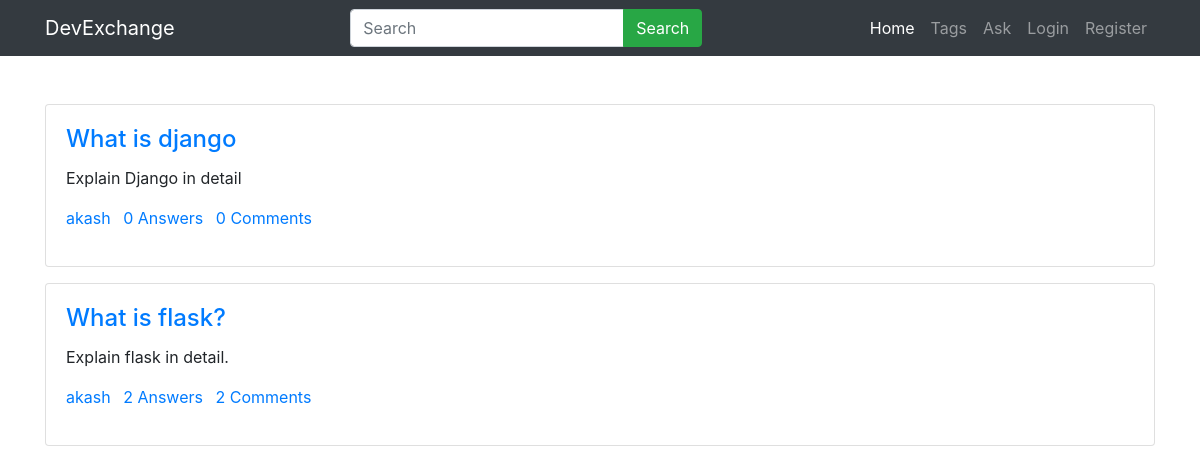
Page /tag/python on the committed database.
### main/models.py (models this page shows, shortened)
class Question(models.Model):
    user=models.ForeignKey(User,on_delete=models.CASCADE)
    title=models.CharField(max_length=300)
    detail=models.TextField()
    tags=models.TextField(default='')
    add_time=models.DateTimeField(auto_now_add=True)

### main/views.py (the view)
# urls.py: path('tag/<str:tag>',views.tag,name='tag'),
def tag(request,tag):
    quests=Question.objects.annotate(total_comments=Count('answer__comment')).filter(tags__icontains=tag).order_by('-id')
    paginator=Paginator(quests,10)
    page_num=request.GET.get('page',1)
    quests=paginator.page(page_num)
    return render(request,'tag.html',{'quests':quests,'tag':tag})

### main/templates/tag.html (shortened to what this page needs)
{% extends 'base.html' %}
{% load static %}
{% load humanize %}
{% block content %}
    <div class="container py-5">
        {% for quest in quests %}
        <div class="card mb-3">
            <div class="card-body">
                <h4 class="card-title"><a href="/detail/{{quest.id}}">{{quest.title}}</a></h4>
                <p class="card-text">{{quest.detail}}</p>
                <p>
                    <a href="#" class="mr-2">{{quest.user.username}}</a>
                    <a href="#" class="mr-2">{{quest.answer_set.count}} Answers</a>
                    <a href="#" class="mr-2">{{quest.total_comments}} Comments</a>
                </p>
            </div>
        </div>
        {% endfor %}
    </div>
{% endblock %}

### main/static/chatbot.css (style rules this page uses)
body, html { height: 100%; }

### rows in the picture
Question: title "What is django", detail "Explain Django in detail", user.username "akash", answer_set.count "0", total_comments "0"
Question: title "What is flask?", detail "Explain flask in detail.", user.username "akash", answer_set.count "2", total_comments "2"
